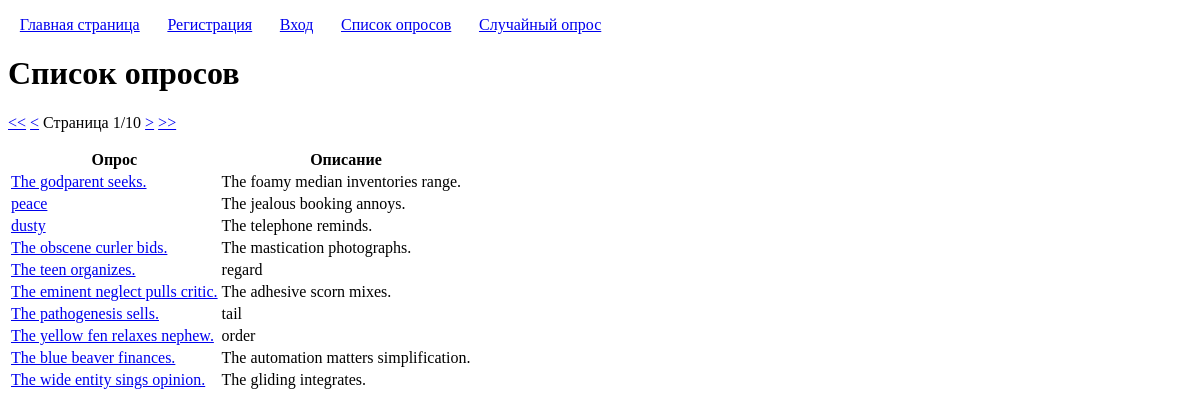
Before: /polls_list/ with the older database file.
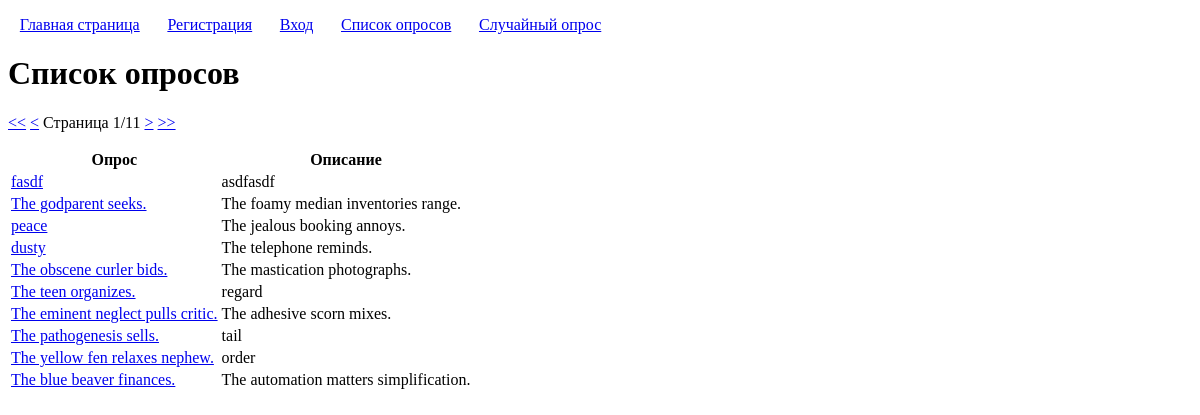
After: the same page with the newer database file.
### polls/models.py (models this page shows, shortened)
class Poll(models.Model):
	title = models.CharField('Заголовок', max_length=100, validators=[custom_validators.forbidden_words])
	description = models.CharField('Описание', max_length=100, blank=True, validators=[custom_validators.forbidden_words])
	user = models.ForeignKey(User, on_delete=models.SET_NULL, null=True, verbose_name='Автор')
	created = models.DateTimeField('Время создания', auto_now_add=True)

### polls/views.py (the view)
# urls.py: path("polls_list/", views.PollsListView.APIViewV1.as_view(), name="polls_list_api_v1"),
class PollsListView(ListView):
	model = Poll
	ordering = '-created'
	paginate_by = 10
	page_kwarg = 'page_number'
	context_object_name = 'polls'
	template_name = 'polls/polls_list.html'
	def get_context_data(self, **kwargs):
		context = super().get_context_data(**kwargs)
		context['page_kwarg'] = self.page_kwarg
		return context
	class APIViewV1(rest_generics.ListAPIView):
		queryset = Poll.objects.all()
		serializer_class = PollsListSerializer

### templatetags/pagination.py (called while the page is built)
@register.inclusion_tag('pagination.html')
def pagination(page_kwarg, page_obj):
	return {'page_kwarg': page_kwarg, 'page_obj': page_obj}

### polls/templates/polls/polls_list.html (shortened to what this page needs)
{% extends "base.html" %}
{% load pagination %}
{% block h1 %}Список опросов{% endblock h1 %}
{% block content %}
	{% if polls %}
		{% pagination page_kwarg page_obj %}
		<table>
			<thead>
				<tr>
					<th>Опрос</th>
					<th>Описание</th>
				</tr>
			</thead>
			<tbody>
				{% for poll in page_obj %}
					<tr>
						<td>
							<a href="{% url 'poll_page' poll.pk %}">{{ poll.title }}</a>
						</td>
						<td>
							{{ poll.description }}
						</td>
					</tr>
				{% endfor %}
			</tbody>
		</table>
	{% else %}
		<p>Опросы отсутствуют.</p>
	{% endif %}
{% endblock content %}

Changed rows visible on the page:
no longer on this page (row unchanged): Poll: title "The wide entity sings opinion.", description "The gliding integrates."
added Poll: title "fasdf", description "asdfasdf"
Other visible differences:
{{ page_obj.paginator.num_pages }}: "10" → "11"
